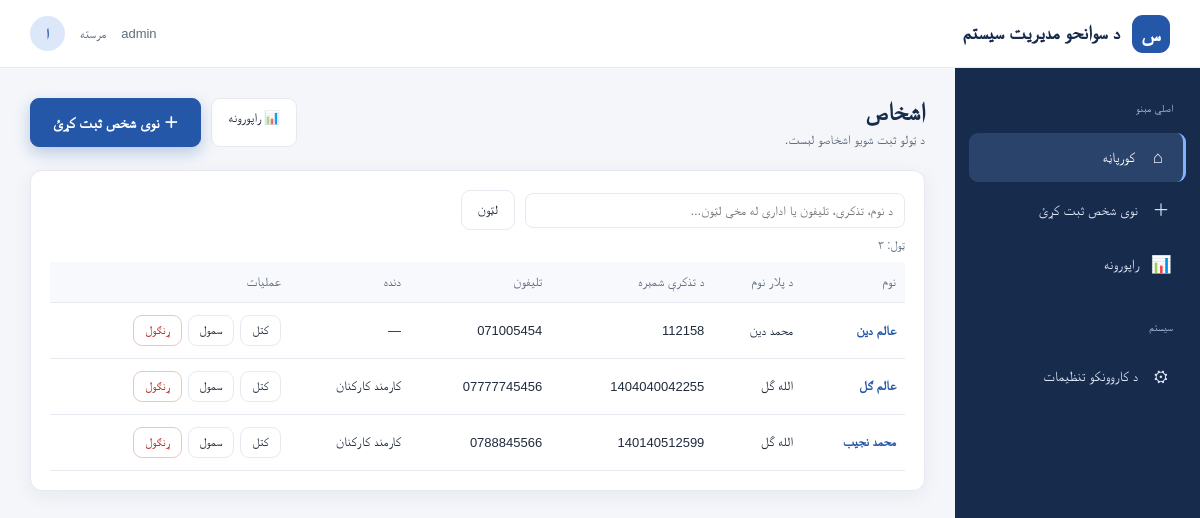
The app's page / (signed in) with its own data.
### sawanih/models.py (models this page shows, shortened)
class Person(models.Model):
    full_name = models.CharField("بشپړ نوم", max_length=150)
    father_name = models.CharField("د پلار نوم", max_length=150)
    grandfather_name = models.CharField("د نیکه نوم", max_length=150, blank=True)
    date_of_birth = models.DateField("د زېږېدو نېټه")
    id_number = models.CharField("د تذکرې شمېره", max_length=30, unique=True)
    phone = models.CharField("تلیفون", max_length=20)
    email = models.EmailField("بریښنالیک", blank=True)
    address = models.TextField("پته", blank=True)
    photo = models.ImageField("عکس", upload_to="persons/%Y/", blank=True)
    degree = models.CharField("درجه", max_length=100, blank=True)
    institution = models.CharField("موسسه", max_length=150, blank=True)
    graduation_year = models.PositiveSmallIntegerField("د فراغت کال", null=True, blank=True)
    job_title = models.CharField("دنده", max_length=150, blank=True)
    organization = models.CharField("اداره", max_length=150, blank=True)
    start_date = models.DateField("د پیل نېټه", null=True, blank=True)
    notes = models.TextField("یادښتونه / سوانح", blank=True)
    created_by = models.ForeignKey(settings.AUTH_USER_MODEL, null=True, on_delete=models.SET_NULL, related_name="+")
    created_at = models.DateTimeField(auto_now_add=True)
    updated_by = models.ForeignKey(settings.AUTH_USER_MODEL, null=True, blank=True, on_delete=models.SET_NULL, related_name="+")
    updated_at = models.DateTimeField(auto_now=True, null=True)
    class Meta:
        ordering = ["-created_at", "-id"]
        verbose_name = "شخص"
        verbose_name_plural = "اشخاص"

### sawanih/views.py (the view)
# urls.py: path("", views.dashboard, name="dashboard"),
@login_required
def dashboard(request):
    q = request.GET.get("q", "").strip()
    page = Paginator(_search(Person.objects.all(), q), PAGE_SIZE).get_page(request.GET.get("page"))
    return render(request, "sawanih/dashboard.html", {"active": "home", "page_obj": page, "q": q})

### sawanih/templatetags/sawanih_extras.py (called while the page is built)
@register.filter
def pd(value):
    return str(value).translate(_DIGITS)

### sawanih/views.py (called while the page is built)
def _search(qs, text):
    text = (text or "").strip()
    if not text:
        return qs
    cond = Q()
    for t in {text, text.translate(_LATIN)}:
        cond |= (Q(full_name__icontains=t) | Q(father_name__icontains=t) | Q(id_number__icontains=t)
                 | Q(phone__icontains=t) | Q(organization__icontains=t))
    return qs.filter(cond)

### sawanih/templates/sawanih/dashboard.html (shortened to what this page needs)
{% extends "sawanih/base.html" %}{% load static sawanih_extras %}
{% block css %}<link rel="stylesheet" href="{% static 'sawanih/pages.css' %}">{% endblock %}
{% block content %}
<main>
  <div class="head">
    <div><h1>اشخاص</h1><p class="sub">د ټولو ثبت شويو اشخاصو لېست.</p></div>
    <div class="head-actions">
      <a class="btn" href="{% url 'sawanih:reports' %}">📊 راپورونه</a>
      <a class="btn primary" href="{% url 'sawanih:person_new' %}">＋ نوی شخص ثبت کړئ</a>
    </div>
  </div>
  <section class="panel" aria-label="د اشخاصو جدول">
    <form class="toolbar" method="get" role="search">
      <input type="search" name="q" value="{{ q }}" placeholder="د نوم، تذکرې، تلیفون یا ادارې له مخې لټون..." aria-label="لټون">
      <button class="btn" type="submit">لټون</button>
    </form>
    <p class="count">ټول: {{ page_obj.paginator.count|pd }}</p>
    <div class="table-wrap">
      <table>
        <thead><tr><th>نوم</th><th>د پلار نوم</th><th>د تذکرې شمېره</th><th>تلیفون</th><th>دنده</th><th>عملیات</th></tr></thead>
        <tbody>
          {% for p in page_obj %}
          <tr>
            <td><a class="name" href="{% url 'sawanih:person_detail' p.pk %}">{{ p.full_name }}</a></td>
            <td>{{ p.father_name }}</td>
            <td>{{ p.id_number }}</td>
            <td dir="ltr" style="text-align:right">{{ p.phone }}</td>
            <td>{{ p.job_title|default:"—" }}</td>
            <td><div class="row-actions">
              <a class="btn sm" href="{% url 'sawanih:person_detail' p.pk %}">کتل</a>
              <a class="btn sm" href="{% url 'sawanih:person_edit' p.pk %}">سمول</a>
              {% if perms.sawanih.delete_person %}<button type="button" class="btn sm danger" data-delete-url="{% url 'sawanih:api_person_item' p.pk %}" data-name="{{ p.full_name }}">ړنګول</button>{% endif %}
            </div></td>
          </tr>
          {% empty %}
          <tr><td colspan="6" class="empty">{% if q %}پایله ونه موندل شوه.{% else %}تر اوسه هېڅوک ثبت شوی نه دی. <a href="{% url 'sawanih:person_new' %}">لومړی شخص ثبت کړئ</a>{% endif %}</td></tr>
          {% endfor %}
        </tbody>
      </table>
    </div>
  </section>
</main>
{% endblock %}

### sawanih/templates/sawanih/base.html (shortened to what this page needs)
{% load static %}<!DOCTYPE html>
<html lang="ps" dir="rtl">
<head>
<link rel="stylesheet" href="{% static 'sawanih/shell.css' %}">
{% block css %}{% endblock %}
</head>
<body>
<header class="topbar">
  <a class="brand" href="{% url 'sawanih:dashboard' %}"><div class="brand-mark">س</div><span>د سوانحو مدیریت سیستم</span></a>
  <div class="top-actions"><span class="role">{{ user.get_username }}</span><span>مرسته</span><a class="avatar" href="{% url 'admin:index' %}" style="text-decoration:none" aria-label="اداري برخه">ا</a></div>
</header>
<div class="layout">
  <aside aria-label="اصلي مېنو">
    <div class="menu-title">اصلي مېنو</div>
    <a class="nav-link{% if active == 'home' %} active{% endif %}" href="{% url 'sawanih:dashboard' %}"><span class="nav-icon" aria-hidden="true">⌂</span><span class="nav-text">کورپاڼه</span></a>
    <a class="nav-link{% if active == 'add' %} active{% endif %}" href="{% url 'sawanih:person_new' %}"><span class="nav-icon" aria-hidden="true">＋</span><span class="nav-text">نوی شخص ثبت کړئ</span></a>
    <a class="nav-link{% if active == 'reports' %} active{% endif %}" href="{% url 'sawanih:reports' %}"><span class="nav-icon" aria-hidden="true">📊</span><span class="nav-text">راپورونه</span></a>
    <div class="menu-title" style="margin-top:22px">سیستم</div>
    <a class="nav-link" href="{% url 'admin:index' %}"><span class="nav-icon" aria-hidden="true">⚙</span><span class="nav-text">د کاروونکو تنظیمات</span></a>
  </aside>
  {% block content %}{% endblock %}
</div>
</body>
</html>

### sawanih/static/sawanih/shell.css (style rules this page uses)
:root { --navy:#172b4d;--blue:#2457a7;--line:#e6eaf0;--white:#fff;--muted:#718096 }
.topbar { height:68px;background:var(--white);border-bottom:1px solid var(--line);display:flex;align-items:center;justify-content:space-between;padding:0 30px;position:sticky;top:0;z-index:5;line-height:1.5 }
.brand { display:flex;align-items:center;gap:12px;font-weight:700;color:var(--navy);font-size:19px;text-decoration:none }
.brand-mark { width:38px;height:38px;border-radius:11px;background:var(--blue);color:#fff;display:grid;place-items:center;font-size:21px }
.top-actions { display:flex;align-items:center;gap:15px;color:var(--muted);font-size:13px }
.avatar { width:35px;height:35px;border-radius:50%;background:#dce7fa;color:var(--blue);display:grid;place-items:center;font-weight:bold }
.layout { display:flex;min-height:calc(100vh - 68px) }
aside { width:245px;background:var(--navy);padding:24px 14px;color:#dce5f4;flex-shrink:0;position:sticky;top:68px;height:calc(100vh - 68px);overflow-y:auto;align-self:flex-start;line-height:1.5 }
.menu-title { font-size:11px;color:#a9b9d3;padding:8px 13px 12px }
.nav-link { display:flex;align-items:center;gap:12px;padding:12px 14px;margin:4px 0;border-radius:9px;color:#dce5f4;text-decoration:none;font-size:14px;transition:.2s }
.nav-link:hover,.nav-link.active { background:#29436b;color:#fff }
.nav-link.active { border-inline-start:3px solid #82b1ff }
.nav-icon { width:22px;text-align:center;font-size:17px }

### sawanih/static/sawanih/pages.css (style rules this page uses)
:root { --navy:#172b4d;--blue:#2457a7;--blue-light:#edf3ff;--bg:#f4f6fa;--text:#202b3c;--muted:#5f6b7e;--line:#e6eaf0;--white:#fff;--green:#16845b;--red:#b42318;--shadow:0 5px 20px rgba(25,42,70,.06) }
* { box-sizing:border-box }
body { margin:0;background:var(--bg);color:var(--text);font-family:Tahoma,Arial,sans-serif }
button,input,select { font:inherit }
main { flex:1;min-width:0;padding:30px }
.head { display:flex;justify-content:space-between;align-items:flex-start;gap:16px;margin-bottom:22px;flex-wrap:wrap }
h1 { font-size:24px;margin:0 0 6px;color:var(--navy) }
.sub { font-size:13px;color:var(--muted);margin:0 }
.head-actions { display:flex;gap:10px;flex-wrap:wrap }
.panel { background:var(--white);border:1px solid var(--line);border-radius:12px;box-shadow:var(--shadow);padding:19px;min-width:0;margin-bottom:18px }
.btn { border:1px solid var(--line);background:#fff;color:var(--text);border-radius:9px;padding:10px 16px;font-size:13px;cursor:pointer;text-decoration:none;display:inline-block;line-height:1.4 }
.btn.primary { background:var(--blue);color:#fff;border-color:var(--blue);font-weight:700;font-size:15px;padding:13px 22px;box-shadow:0 6px 16px rgba(36,87,167,.28) }
.btn.danger { color:var(--red);border-color:#f0c4c0 }
.btn.sm { padding:6px 11px;font-size:12px }
.toolbar { display:flex;gap:10px;flex-wrap:wrap;align-items:center;margin-bottom:6px }
input[type=search],input[type=date],input[type=text],select { border:1px solid var(--line);border-radius:8px;padding:9px 11px;font-size:13px;background:#fff;color:var(--text);min-width:0 }
input[type=search] { flex:1 1 220px;max-width:380px }
.table-wrap { overflow-x:auto }
table { width:100%;border-collapse:collapse;margin-top:10px;font-size:13px;text-align:right }
th { color:var(--muted);font-weight:500;background:#f8f9fc }
th,td { padding:12px 9px;border-bottom:1px solid var(--line);white-space:nowrap }
td a.name { color:var(--blue);font-weight:700;text-decoration:none }
.row-actions { display:flex;gap:6px }
.count { font-size:12px;color:var(--muted);margin:8px 0 0 }

### records on screen
Person: full_name "عالم دین", father_name "محمد دین", id_number "112158", phone "071005454", job_title "—"
Person: full_name "عالم ګل", father_name "الله گل", id_number "1404040042255", phone "07777745456", job_title "کارمند کارکنان"
Person: full_name "محمد نجیب", father_name "الله گل", id_number "140140512599", phone "0788845566", job_title "کارمند کارکنان"

### other values on screen
{{ user.get_username }} "admin"
{{ page_obj.paginator.count|pd }} "۳"
